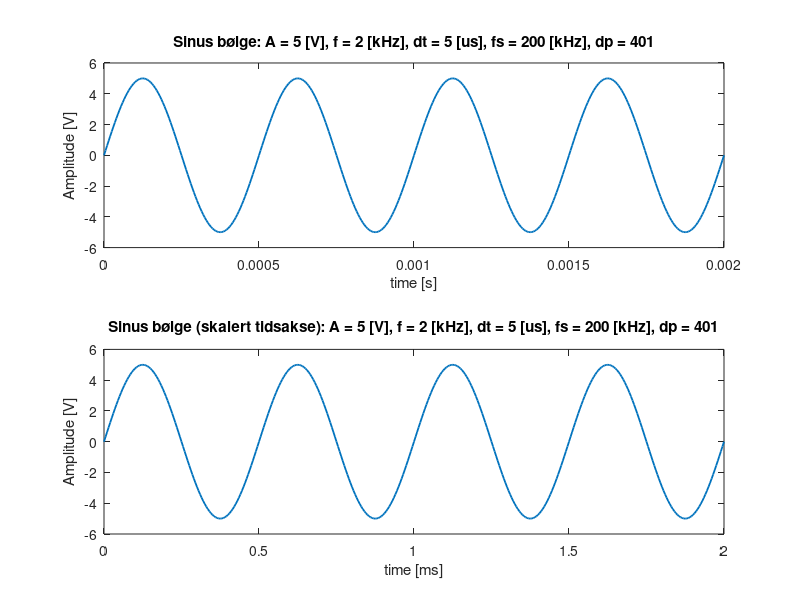
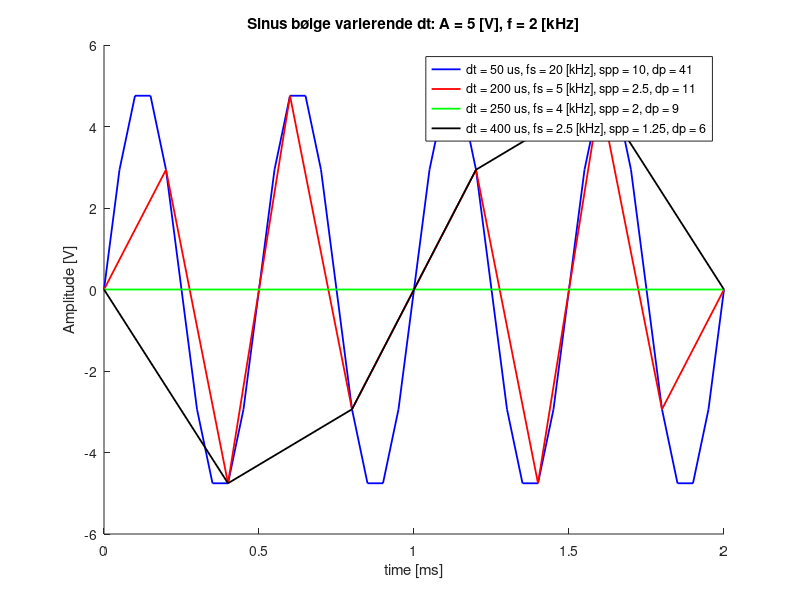
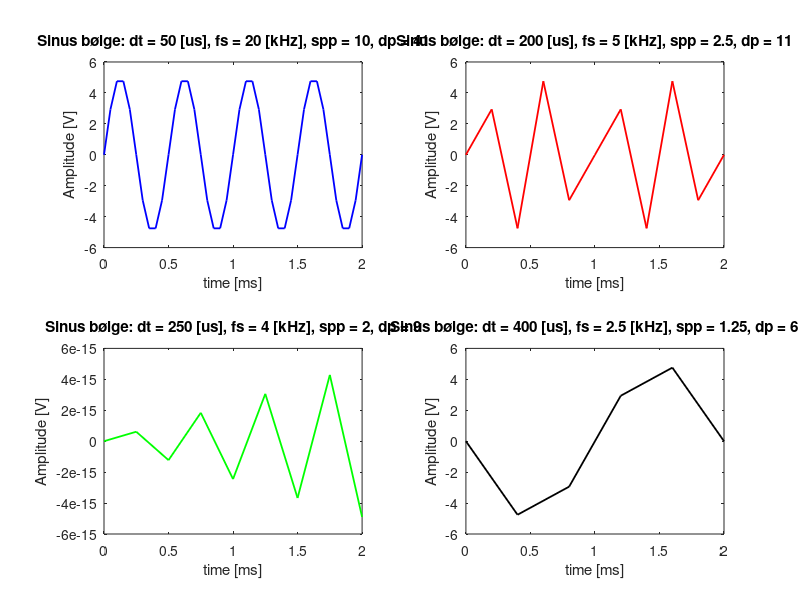

Write MATLAB code to recreate these figures, in order.
% Oppgave 2
% Oppgave 2

% a)
dt = 5e-6; # s 
fs = 1/dt;
t_start = 0; # s
t_end = 2e-3; # s

t = t_start:dt:t_end; 

% b) 
A = 5; # V
f = 2e3; # Hz
w = 2*pi*f;

s = A*sin(w*t);

figure(1);
subplot(2,1,1)
plot(t, s, "lineWidth", 1.3);

xlabel("time [s]"); ylabel("Amplitude [V]");
ttl = sprintf("Sinus bølge: A = %d [V], f = %d [kHz], dt = %g [us], fs = %g [kHz], dp = %d", A, f/1e3, dt*1e6, fs/1e3, length(t)); 
title(ttl);

% b)
subplot(2,1,2)
plot(t*1e3, s, "lineWidth", 1.3);

xlabel("time [ms]"); ylabel("Amplitude [V]");
ttl = sprintf("Sinus bølge (skalert tidsakse): A = %d [V], f = %d [kHz], dt = %g [us], fs = %g [kHz], dp = %d", A, f/1e3, dt*1e6, fs/1e3, length(t)); 
title(ttl);

% c-f
dts = [50e-6, 200e-6, 250e-6, 400e-6]; # steg lengder
colors = ["b", "r", "g", "k"];

figure(3)
hold on; 
for i = 1:length(dts); # loope gjennom alle seg lengder
    dt_i = dts(i);
    fs_i = 1/dt_i;
    t_i = t_start:dt_i:t_end; 
    s_i = A*sin(w*t_i);
    spp_i = fs_i/f; # sample pr periode

    plot(t_i*1e3, s_i, colors(i), "lineWidth", 1.3, "DisplayName", sprintf("dt = %g us, fs = %g [kHz], spp = %d, dp = %d", dt_i*1e6, fs_i/1e3, spp_i, length(t_i)));
end;

ttl = sprintf("Sinus bølge varierende dt: A = %d [V], f = %d [kHz]", A, f/1e3); 
title(ttl);
xlabel("time [ms]"); ylabel("Amplitude [V]");
legend();

hold off;

figure(4);
for i = 1:length(dts)
    dt_i = dts(i);
    fs_i = 1/dt_i;
    t_i = t_start:dt_i:t_end; 
    s_i = A*sin(w*t_i);
    spp_i = fs_i/f; # sample pr periode

    subplot(2,2, i);
    plot(t_i*1e3, s_i, colors(i), "lineWidth", 1.3);

    xlabel("time [ms]"); ylabel("Amplitude [V]");
    ttl_i = sprintf("Sinus bølge: dt = %g [us], fs = %g [kHz], spp = %d, dp = %d", dt_i*1e6, fs_i/1e3, spp_i, length(t_i));
    title(ttl_i);
end;
